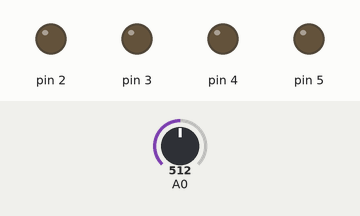
Bench run of a sketch on a simulated Arduino Uno, built with avr-gcc and run on an emulated ATmega328P. On the bench: output pins drawn as LEDs (lit = HIGH). Inputs (shaded band) come from the test bench; at power-on: A0 = 512.

Above: at 4.8 s.
4.9 s: A0 set to 0
At 6.5 s:
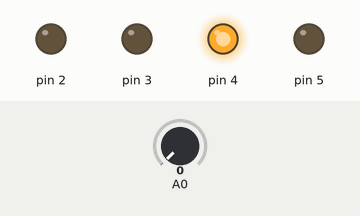
10.0 s: A0 set to 122
At 10.3 s:
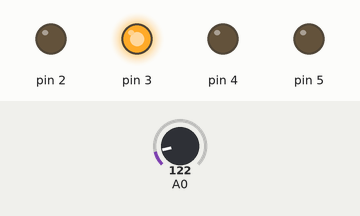
At 10.79 s:
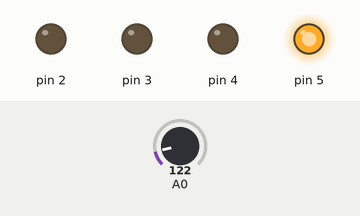
Timing chart, 0 to 21.1 s (numbered marks = the images above; inputs shaded):
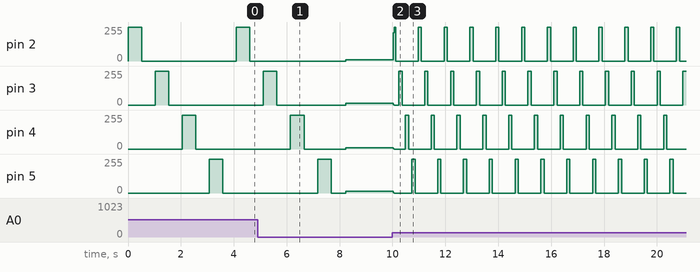

Measured:
- after the input at 10.0 s, pin 2: 11/255 → 212/255 at once, then moves between 0/255 and 255/255, repeating every 0.98 s

The sketch:

multiple_leds_1__1_.ino
```cpp
void setup(){
  pinMode(2,OUTPUT);
  pinMode(3,OUTPUT);
  pinMode(4,OUTPUT);
  pinMode(5,OUTPUT);
  pinMode(A0,INPUT);
}
void loop(){
  int timer=analogRead(A0);
  digitalWrite(2,HIGH);
  delay(timer); //wait for 1000 millisecond(s)
  digitalWrite(2,LOW);
  delay(timer); //wait for 1000 millisecond(s)

  digitalWrite(3,HIGH);
  delay(timer); //wait for 1000 millisecond(s)
  digitalWrite(3,LOW);
  delay(timer);

    digitalWrite(4,HIGH);
  delay(timer); //wait for 1000 millisecond(s)
  digitalWrite(4,LOW);
  delay(timer);

    digitalWrite(5,HIGH);
  delay(timer); //wait for 1000 millisecond(s)
  digitalWrite(5,LOW);
  delay(timer);
}
```
